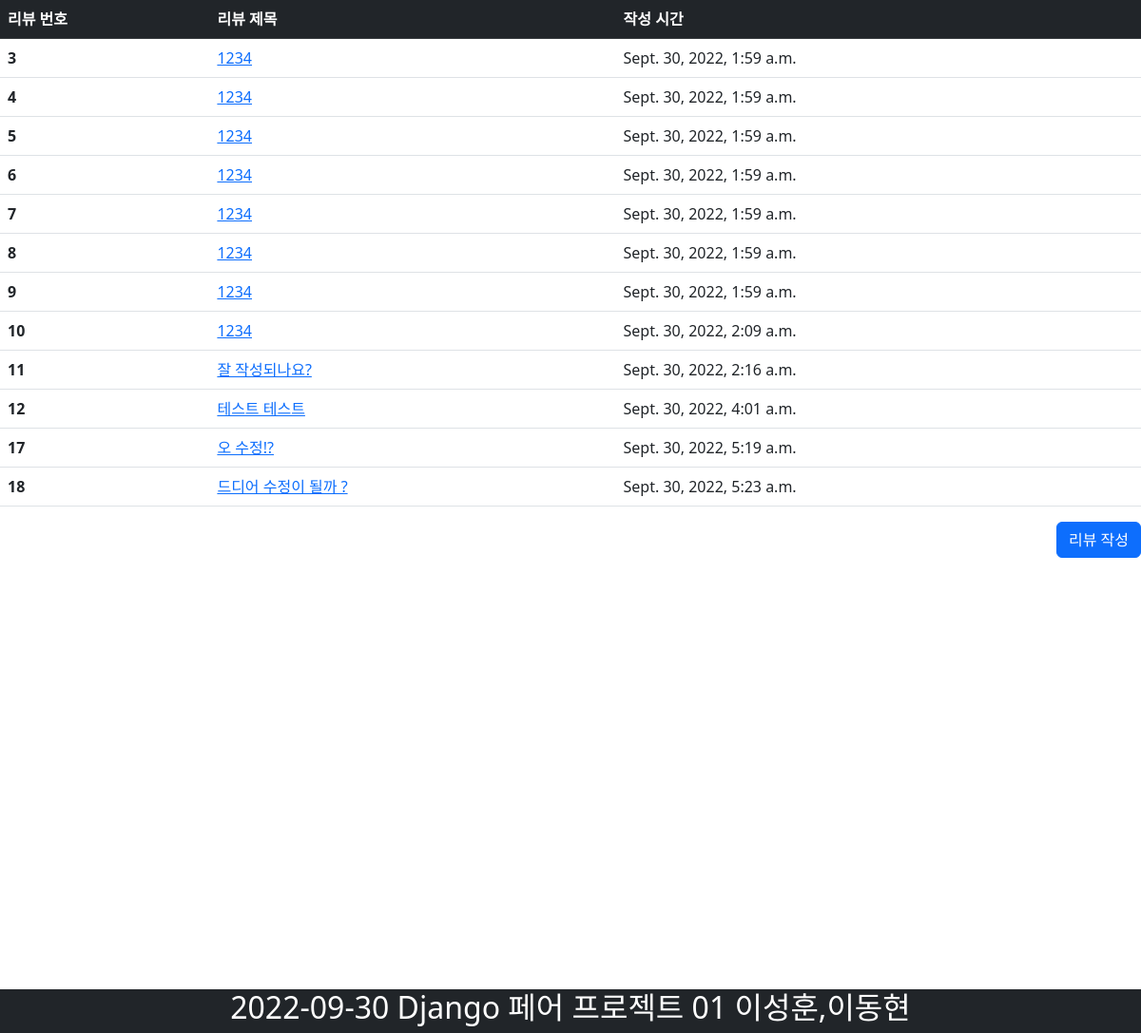
The page / on the database its author committed.
### app_pairpjt1/models.py (models this page shows)
class Review(models.Model):
    title = models.CharField(max_length=80)
    content = models.TextField()
    created_at = models.DateTimeField(auto_now_add=True)
    updated_at = models.DateTimeField(auto_now=True)

### app_pairpjt1/views.py (the view)
# urls.py: path("", views.index, name="index"),
def index(request):
    reviews = Review.objects.all()
    context = {
        "reviews": reviews,
    }
    return render(request, "app_pairpjt1/index.html", context)

### app_pairpjt1/templates/app_pairpjt1/index.html (shortened to what this page needs)
{% extends 'base.html' %}
{% block content %}
<body>
  <table class="table">
    <thead class="table-dark">
      <tr>
        <th scope="col">리뷰 번호</th>
        <th scope="col">리뷰 제목</th>
        <th scope="col">작성 시간</th>
      </tr>
    </thead>
    {% for review in reviews %}
    <tbody>
      <tr>
        <th scope="row">{{ review.pk }}</th>
        <td>
          <a href="{% url 'pjt1:detail' review.pk %}">{{ review.title }}</a>
        </td>
        <td>{{ review.created_at }}</td>
      </tr>
    </tbody>
    {% endfor %}
  </table>
  <div class="text-end ">
    <a class="btn btn-primary" href="{% url 'pjt1:review' %}">리뷰 작성</a>
  </div>
  <div style="height:500px ;"></div>
  <footer class="bg-dark text-white text-center fixed-bottom">
    <h2>
      2022-09-30 Django 페어 프로젝트 01 이성훈,이동현
    </h2>
  </footer>
</body>
{% endblock %}

### templates/base.html (shortened to what this page needs)
<!DOCTYPE html>
<html lang="en">
<head>
  <link href="https://cdn.jsdelivr.net/npm/bootstrap@5.2.1/dist/css/bootstrap.min.css" rel="stylesheet"
>
</head>
<body>
  {% block content %}
  {% endblock %}
</body>
</html>

### rows shown on the page
Review: pk "3", title "1234", created_at "Sept. 30, 2022, 1:59 a.m."
Review: pk "4", title "1234", created_at "Sept. 30, 2022, 1:59 a.m."
Review: pk "5", title "1234", created_at "Sept. 30, 2022, 1:59 a.m."
Review: pk "6", title "1234", created_at "Sept. 30, 2022, 1:59 a.m."
Review: pk "7", title "1234", created_at "Sept. 30, 2022, 1:59 a.m."
Review: pk "8", title "1234", created_at "Sept. 30, 2022, 1:59 a.m."
Review: pk "9", title "1234", created_at "Sept. 30, 2022, 1:59 a.m."
Review: pk "10", title "1234", created_at "Sept. 30, 2022, 2:09 a.m."
Review: pk "11", title "잘 작성되나요?", created_at "Sept. 30, 2022, 2:16 a.m."
Review: pk "12", title "테스트 테스트", created_at "Sept. 30, 2022, 4:01 a.m."
Review: pk "17", title "오 수정!?", created_at "Sept. 30, 2022, 5:19 a.m."
Review: pk "18", title "드디어 수정이 될까 ?", created_at "Sept. 30, 2022, 5:23 a.m."
